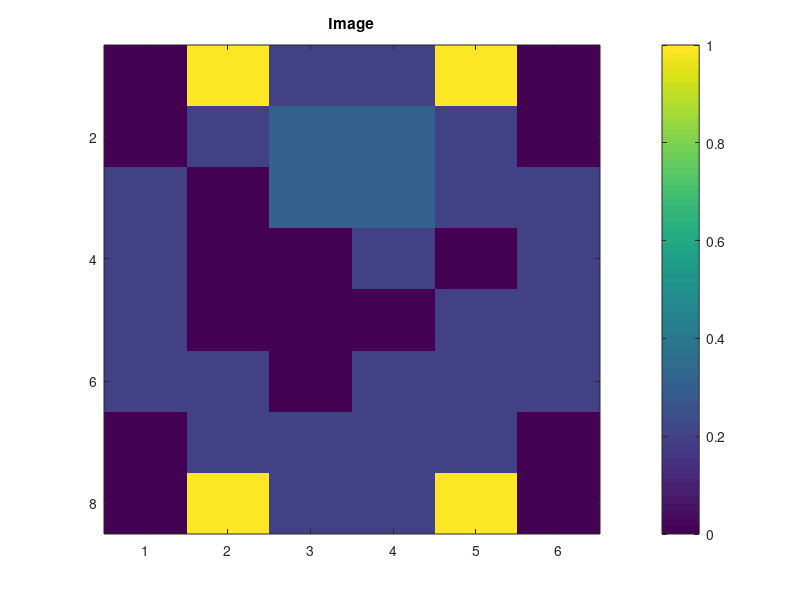

The MATLAB script that drew this image: (Note: this script raises an error after producing the figure.)
% Phantom 2D small example or ones 3x3, compute conductance matrix
% use superposition property 
% Compare to point-by-point case generated with:
% example_2D_conductance_pointbypoint.m
% Author: Aina Frau-Pascual


plot_potentials = false;
use_phantom = true;

% Input image
if use_phantom
    % input phantom in very low resolution
    im = phantom(10);
    im = im(2:end-1,3:end-2);
else
    % or a 3x3 image with some zeros and ones
    im = zeros(3);
    im(1, :) = 1;
    im(:, 1) = 1;
    im(3, 3) = 1;
end
figure(101); imagesc(im, [0,1]); colorbar; title('Image')

% Construct mesh structure
Lx = size(im, 1); % domain length
Nx = size(im, 1); % number of cells
Ly = size(im, 2); % domain length
Ny = size(im, 2); % number of cells
meshstruct = createMesh2D(Nx, Ny, Lx, Ly); % construct mesh
x = meshstruct.cellcenters.x; % extract the cell center positions

% Define the boundary condition:
BC = createBC(meshstruct); % all Neumann boundary condition structure

% Define the transfer coefficients:
D = createCellVariable(meshstruct, im);
Dave = harmonicMean(D); % convert a cell variable to face variable
Mdiff = diffusionTerm(Dave); % diffusion term
[Mbc, RHSbc] = boundaryCondition(BC); % boundary condition discretization
M = Mdiff + Mbc; % matrix of coefficient for central scheme

% Define mask
Nx = Dave.domain.dims(1);
Ny = Dave.domain.dims(2);
G = reshape(1:(Nx+2)*(Ny+2), Nx+2, Ny+2);
mnx = Nx*Ny;	mny = Nx*Ny;
rowx_index = reshape(G(2:Nx+1,2:Ny+1),mnx,1); % main diagonal x
rowy_index = reshape(G(2:Nx+1,2:Ny+1),mny,1); % main diagonal y

p0 = rowx_index(round(mnx/2)); % choose a sink

potentials = zeros(Nx, Ny, mny);
i = 1;
for p2=rowy_index'
    if p0~=p2
        RHSbc0 = RHSbc;
        RHSbc0(p0) = 1;                       % define current i
        RHSbc0(p2) = -1;                      % define current j
        c = solvePDE(meshstruct, M, RHSbc0);  % solve for the central scheme
        potentials(:,:,i) = c.value(2:end-1, 2:end-1);
        if plot_potentials
            figure(102); image(c.value(2:end-1, 2:end-1),'CDataMapping','scaled'); 
            colorbar; title('Potential'); pause(0.2);
        end
    end
    i = i + 1;
end

if plot_potentials
    figure(103); title('All potentials'); 
    for i=1:mny
        subplot(Nx, Ny, i); imagesc(potentials(:,:,i)); colorbar; 
    end
end

conduct0 = zeros(mnx, mny);
for p1=1:mnx
    for p2=1:mny
        if p2>p1
            pot = (potentials(:,:,p2) - potentials(:,:,p1));
            [a1, b1] = ind2sub(size(pot), p1);
            [a2, b2] = ind2sub(size(pot), p2);
            conduct0(p1, p2) = 1 / (pot(a1, b1) - pot(a2, b2));
            conduct0(p2, p1) = 1 / (pot(a2, b2) - pot(a1, b1));
        end
    end
end

% Plot results
conduct0(isnan(conduct0)) = 0;
figure(104); imagesc(abs(conduct0)); colorbar; title('Conductance')


%%
% To compare results with pointbypoint case
comparison = abs(conduct0) - abs(conductance(rowx_index,rowy_index));
sum(comparison(:))
figure(105); imagesc(comparison); colorbar;

